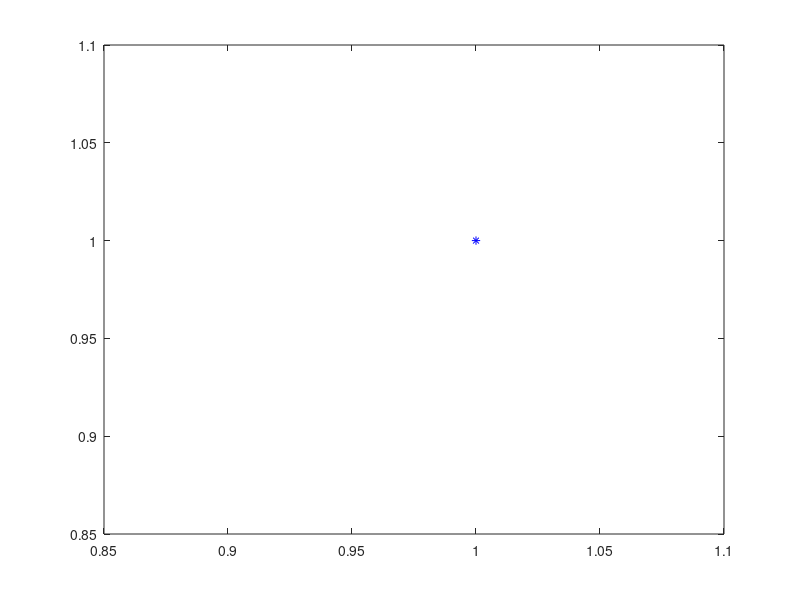

Reproduce this figure in MATLAB.
clear all; 
close all; 
clc;

F = @(x,y) [x-y.^2;x.^2+(y-3).^2-5];
JF = @(x,y) [1 -2*y;2*x 2*y-6];

% aproximacion inicial a punto (x,y) donde se cortan los graficos de f1 y
% f2
% Puede cambiar esta aproximacion inicial y observar como cambia el 
% comportamiento del metodo
x0 = [-2;-1]

% tolerancia exigida a metodo de Newton Raphson
epsilon =  1e-8;

% numero maximo de iteraciones a realizar con Newton, para
% controlar que el metodo pare si no llega a cumplirse el criterio de
% detencion visto en clase
max_it = 100; 

% graficando aproximacion inicial para metodo de newton
plot(x0(1),x0(2),'*b');

for it = 1 : max_it
        delta = -JF(x0(1),x0(2))\F(x0(1),x0(2));
        % actualizando aproximacion a cero de F
        x = x0 + delta;
        % mostrando nueva aproximacion a cero de F
        plot(x(1),x(2),'*b');
        if norm(delta) < epsilon
            % newton termino exitosamente
            disp('newton encontro aproximacion a cero de F')
            break
        else
            x0 = x;
        end
end

% Resultados
disp('aproximacion a cero de F')
x
disp('norma de F(x) debe ser casi cero')
norm(F(x(1),x(2)))
disp('cantidad de iteraciones de metodo de newton')
it